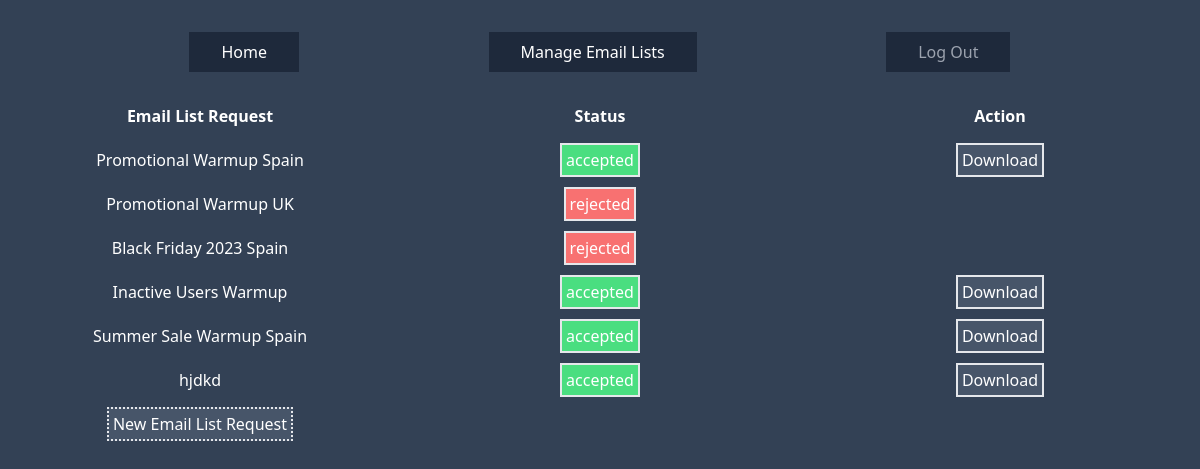
Page /manage-email-lists/ (signed in) on the committed database.
### managers/models.py (models this page shows, shortened)
class ManagerActions(models.Model):
    created = models.DateTimeField(auto_now_add=True)
    last_modified = models.DateTimeField(auto_now = True)
    action_type = models.CharField(max_length=100)
    action_details = models.ForeignKey(EmailListRequest, on_delete=models.CASCADE, related_name="action_details", null=True, blank=True)
    STATUS_CHOICES = (
    ('accepted', 'accepted'),
    ('rejected', 'rejected'),
    )
    status = models.CharField(max_length=20, choices=STATUS_CHOICES, null=True, blank=True)
    comment = models.TextField(null=True, blank=True)

### senders/models.py (models this page shows, shortened)
class EmailListRequest(models.Model):
    created = models.DateTimeField(auto_now_add=True)
    last_modified = models.DateTimeField(auto_now = True)
    sender = models.ForeignKey(CustomUser, on_delete=models.CASCADE, related_name="sender_emaillist_requests")
    name = models.CharField(max_length=100)
    sender_addresses = models.CharField(max_length=1000)
    gmail_count = models.PositiveSmallIntegerField(default=0)
    google_workspace_count = models.PositiveSmallIntegerField(default=0)
    microsoft_count = models.PositiveSmallIntegerField(default=0)
    msft_365_count = models.PositiveSmallIntegerField(default=0)
    yahoo_count = models.PositiveSmallIntegerField(default=0)
    other_count = models.PositiveSmallIntegerField(default=0)

### senders/views.py (the view)
# urls.py: path('manage-email-lists/', ManageEmailListsView.as_view(), name='s-manage-email-lists'),
class ManageEmailListsView(TemplateView):
    template_name = 'senders/manage-email-lists.html'
    def get_context_data(self, **kwargs):
        context = super().get_context_data(**kwargs)
        requested_email_lists = ManagerActions.objects.filter(
            action_type='emaillist-approval',
            action_details__sender=self.request.user
            )
        context['email_list_requests'] = requested_email_lists
        email_list_assignments = EmailListAssignment.objects.filter(
            email_list_request__sender=self.request.user
        )
        context['email_list_assignments'] = email_list_assignments
        return context

### templates/senders/manage-email-lists.html (shortened to what this page needs)
{% extends 'base.html' %}
{% block content %}
<div class="grid grid-cols-3 col-span-12">
    <div class="px-10 pb-5 col-span-1 text-center font-bold">Email List Request</div>
    <div class="px-10 pb-5 col-span-1 text-center font-bold">Status</div>
    <div class="px-10 pb-5 col-span-1 text-center font-bold">Action</div>
</div>
<div class="grid grid-cols-3 col-span-12">
    {% for email_list_request in email_list_requests %}
        <div class="px-10 pb-5 col-span-1 text-center">{{ email_list_request.action_details.name }}</div>
        {% if email_list_request.status == "accepted" %}
            <div class="px-10 pb-5 col-span-1 text-center"><span class="p-1 border-2 bg-green-400">{{ email_list_request.status }}</span></div>
            <div class="px-10 pb-5 col-span-1 text-center"><a href="{% url 'download_email_list_assignments' email_list_request.id %}" class="p-1 border-2 bg-slate-600">Download</a></div>
        {% elif email_list_request.status == "rejected" %}
            <div class="px-10 pb-5 col-span-1 text-center"><span class="p-1 border-2 bg-red-400">{{ email_list_request.status }}</span></div>
            <div class="px-10 pb-5 col-span-1 text-center"></div>
        {% elif email_list_request.status == None %}
            <div class="px-10 pb-5 col-span-1 text-center"><span class="p-1 border-2">pending</span></div>
            <div class="px-10 pb-5 col-span-1 text-center"></div>
        {% else %}
            <div class="px-10 pb-5 col-span-1 text-center">{{ email_list_request.status }}</div>
            <div class="px-10 pb-5 col-span-1 text-center"></div>
        {% endif %}
    {% endfor %}
</div>
<div class="grid grid-cols-3 col-span-12">
    <div class="px-10 pb-5 col-span-1 text-center">
        <a href="{% url 's-create-new-email-list-request' %}" class="border-dotted border-2 bg-slate-600 p-1">New Email List Request</a>
    </div>
</div>
{% endblock content %}

### rows in the picture
ManagerActions: action_details.name "Promotional Warmup Spain", status "accepted"
ManagerActions: action_details.name "Promotional Warmup UK", status "rejected"
ManagerActions: action_details.name "Black Friday 2023 Spain", status "rejected"
ManagerActions: action_details.name "Inactive Users Warmup", status "accepted"
ManagerActions: action_details.name "Summer Sale Warmup Spain", status "accepted"
ManagerActions: action_details.name "hjdkd", status "accepted"
